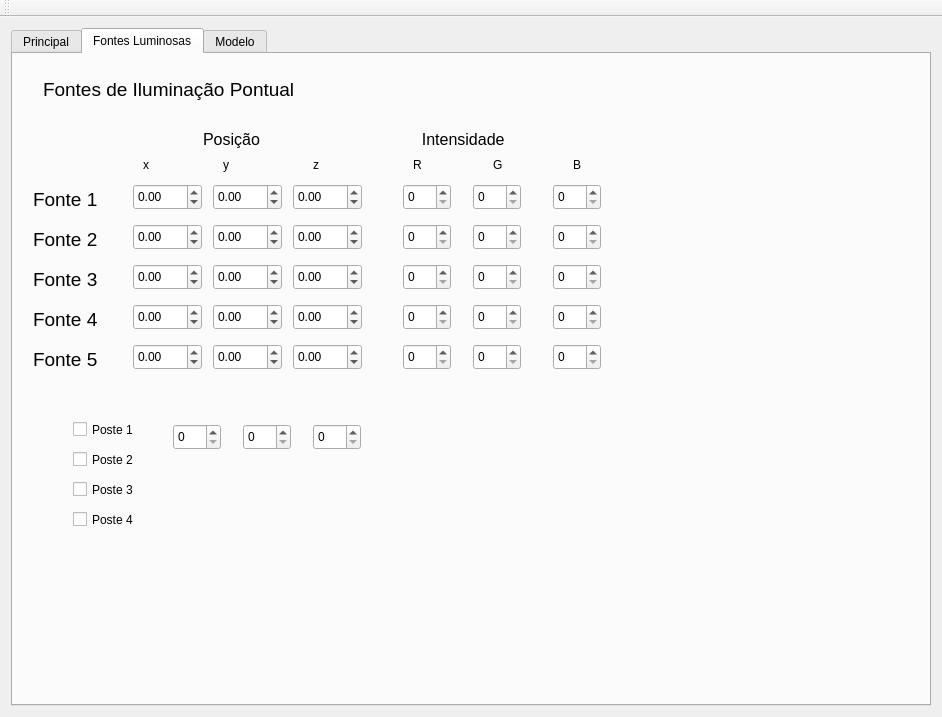
<?xml version="1.0" encoding="UTF-8"?>
<ui version="4.0">
 <class>MainWindow</class>
 <widget class="QMainWindow" name="MainWindow">
  <property name="geometry">
   <rect>
    <x>0</x>
    <y>0</y>
    <width>942</width>
    <height>717</height>
   </rect>
  </property>
  <property name="minimumSize">
   <size>
    <width>650</width>
    <height>650</height>
   </size>
  </property>
  <property name="windowTitle">
   <string>Image</string>
  </property>
  <widget class="QWidget" name="centralWidget">
   <layout class="QVBoxLayout" name="verticalLayout">
    <item>
     <widget class="QTabWidget" name="tabWidget">
      <property name="currentIndex">
       <number>1</number>
      </property>
      <widget class="QWidget" name="tab_2">
       <attribute name="title">
        <string>Principal</string>
       </attribute>
       <widget class="QPushButton" name="render">
        <property name="geometry">
         <rect>
          <x>620</x>
          <y>30</y>
          <width>111</width>
          <height>41</height>
         </rect>
        </property>
        <property name="text">
         <string>Fotografar</string>
        </property>
       </widget>
       <widget class="QDoubleSpinBox" name="Eye_x">
        <property name="geometry">
         <rect>
          <x>110</x>
          <y>160</y>
          <width>69</width>
          <height>26</height>
         </rect>
        </property>
        <property name="minimum">
         <double>-9990.000000000000000</double>
        </property>
        <property name="maximum">
         <double>9999.989999999999782</double>
        </property>
        <property name="value">
         <double>250.000000000000000</double>
        </property>
       </widget>
       <widget class="QDoubleSpinBox" name="La_x">
        <property name="geometry">
         <rect>
          <x>110</x>
          <y>190</y>
          <width>69</width>
          <height>26</height>
         </rect>
        </property>
        <property name="minimum">
         <double>-9990.000000000000000</double>
        </property>
        <property name="maximum">
         <double>9999.989999999999782</double>
        </property>
        <property name="value">
         <double>50.000000000000000</double>
        </property>
       </widget>
       <widget class="QDoubleSpinBox" name="Av_x">
        <property name="geometry">
         <rect>
          <x>110</x>
          <y>220</y>
          <width>69</width>
          <height>26</height>
         </rect>
        </property>
        <property name="minimum">
         <double>-9990.000000000000000</double>
        </property>
        <property name="maximum">
         <double>9999.989999999999782</double>
        </property>
       </widget>
       <widget class="QDoubleSpinBox" name="Av_y">
        <property name="geometry">
         <rect>
          <x>190</x>
          <y>220</y>
          <width>69</width>
          <height>26</height>
         </rect>
        </property>
        <property name="minimum">
         <double>-9990.000000000000000</double>
        </property>
        <property name="maximum">
         <double>9999.989999999999782</double>
        </property>
       </widget>
       <widget class="QDoubleSpinBox" name="La_y">
        <property name="geometry">
         <rect>
          <x>190</x>
          <y>190</y>
          <width>69</width>
          <height>26</height>
         </rect>
        </property>
        <property name="minimum">
         <double>-9990.000000000000000</double>
        </property>
        <property name="maximum">
         <double>99999.990000000005239</double>
        </property>
       </widget>
       <widget class="QDoubleSpinBox" name="Eye_y">
        <property name="geometry">
         <rect>
          <x>190</x>
          <y>160</y>
          <width>69</width>
          <height>26</height>
         </rect>
        </property>
        <property name="minimum">
         <double>-9990.000000000000000</double>
        </property>
        <property name="maximum">
         <double>9999.989999999999782</double>
        </property>
        <property name="value">
         <double>200.000000000000000</double>
        </property>
       </widget>
       <widget class="QDoubleSpinBox" name="Av_z">
        <property name="geometry">
         <rect>
          <x>270</x>
          <y>220</y>
          <width>69</width>
          <height>26</height>
         </rect>
        </property>
        <property name="minimum">
         <double>-9990.000000000000000</double>
        </property>
        <property name="maximum">
         <double>9999.989999999999782</double>
        </property>
       </widget>
       <widget class="QDoubleSpinBox" name="La_z">
        <property name="geometry">
         <rect>
          <x>270</x>
          <y>190</y>
          <width>69</width>
          <height>26</height>
         </rect>
        </property>
        <property name="minimum">
         <double>-9990.000000000000000</double>
        </property>
        <property name="maximum">
         <double>9999.989999999999782</double>
        </property>
        <property name="value">
         <double>50.000000000000000</double>
        </property>
       </widget>
       <widget class="QDoubleSpinBox" name="Eye_z">
        <property name="geometry">
         <rect>
          <x>270</x>
          <y>160</y>
          <width>69</width>
          <height>26</height>
         </rect>
        </property>
        <property name="minimum">
         <double>-9990.000000000000000</double>
        </property>
        <property name="maximum">
         <double>9999.989999999999782</double>
        </property>
        <property name="value">
         <double>-250.000000000000000</double>
        </property>
       </widget>
       <widget class="QLabel" name="label">
        <property name="geometry">
         <rect>
          <x>30</x>
          <y>170</y>
          <width>51</width>
          <height>21</height>
         </rect>
        </property>
        <property name="text">
         <string>Eye</string>
        </property>
       </widget>
       <widget class="QLabel" name="label_2">
        <property name="geometry">
         <rect>
          <x>30</x>
          <y>190</y>
          <width>91</width>
          <height>31</height>
         </rect>
        </property>
        <property name="text">
         <string>Look_At</string>
        </property>
       </widget>
       <widget class="QLabel" name="label_3">
        <property name="geometry">
         <rect>
          <x>30</x>
          <y>220</y>
          <width>81</width>
          <height>21</height>
         </rect>
        </property>
        <property name="text">
         <string>A View Up</string>
        </property>
       </widget>
       <widget class="QLabel" name="label_4">
        <property name="geometry">
         <rect>
          <x>130</x>
          <y>130</y>
          <width>16</width>
          <height>21</height>
         </rect>
        </property>
        <property name="text">
         <string>x</string>
        </property>
       </widget>
       <widget class="QLabel" name="label_5">
        <property name="geometry">
         <rect>
          <x>210</x>
          <y>130</y>
          <width>16</width>
          <height>21</height>
         </rect>
        </property>
        <property name="text">
         <string>y</string>
        </property>
       </widget>
       <widget class="QLabel" name="label_6">
        <property name="geometry">
         <rect>
          <x>300</x>
          <y>130</y>
          <width>16</width>
          <height>21</height>
         </rect>
        </property>
        <property name="text">
         <string>z</string>
        </property>
       </widget>
       <widget class="QSlider" name="bgG">
        <property name="geometry">
         <rect>
          <x>70</x>
          <y>410</y>
          <width>21</width>
          <height>91</height>
         </rect>
        </property>
        <property name="maximum">
         <number>255</number>
        </property>
        <property name="value">
         <number>51</number>
        </property>
        <property name="orientation">
         <enum>Qt::Vertical</enum>
        </property>
       </widget>
       <widget class="QSlider" name="bgB">
        <property name="geometry">
         <rect>
          <x>100</x>
          <y>410</y>
          <width>21</width>
          <height>91</height>
         </rect>
        </property>
        <property name="maximum">
         <number>255</number>
        </property>
        <property name="value">
         <number>51</number>
        </property>
        <property name="orientation">
         <enum>Qt::Vertical</enum>
        </property>
       </widget>
       <widget class="QLabel" name="label_7">
        <property name="geometry">
         <rect>
          <x>50</x>
          <y>510</y>
          <width>16</width>
          <height>21</height>
         </rect>
        </property>
        <property name="text">
         <string>R</string>
        </property>
       </widget>
       <widget class="QLabel" name="label_8">
        <property name="geometry">
         <rect>
          <x>80</x>
          <y>510</y>
          <width>16</width>
          <height>21</height>
         </rect>
        </property>
        <property name="text">
         <string>G</string>
        </property>
       </widget>
       <widget class="QLabel" name="label_9">
        <property name="geometry">
         <rect>
          <x>110</x>
          <y>510</y>
          <width>16</width>
          <height>21</height>
         </rect>
        </property>
        <property name="text">
         <string>B</string>
        </property>
       </widget>
       <widget class="QLabel" name="label_10">
        <property name="geometry">
         <rect>
          <x>240</x>
          <y>510</y>
          <width>16</width>
          <height>21</height>
         </rect>
        </property>
        <property name="text">
         <string>B</string>
        </property>
       </widget>
       <widget class="QSlider" name="iaR">
        <property name="geometry">
         <rect>
          <x>170</x>
          <y>410</y>
          <width>21</width>
          <height>91</height>
         </rect>
        </property>
        <property name="inputMethodHints">
         <set>Qt::ImhNone</set>
        </property>
        <property name="maximum">
         <number>255</number>
        </property>
        <property name="value">
         <number>102</number>
        </property>
        <property name="orientation">
         <enum>Qt::Vertical</enum>
        </property>
       </widget>
       <widget class="QSlider" name="iaB">
        <property name="geometry">
         <rect>
          <x>230</x>
          <y>410</y>
          <width>21</width>
          <height>91</height>
         </rect>
        </property>
        <property name="maximum">
         <number>255</number>
        </property>
        <property name="value">
         <number>102</number>
        </property>
        <property name="orientation">
         <enum>Qt::Vertical</enum>
        </property>
       </widget>
       <widget class="QLabel" name="label_11">
        <property name="geometry">
         <rect>
          <x>180</x>
          <y>510</y>
          <width>16</width>
          <height>21</height>
         </rect>
        </property>
        <property name="text">
         <string>R</string>
        </property>
       </widget>
       <widget class="QLabel" name="label_12">
        <property name="geometry">
         <rect>
          <x>210</x>
          <y>510</y>
          <width>16</width>
          <height>21</height>
         </rect>
        </property>
        <property name="text">
         <string>G</string>
        </property>
       </widget>
       <widget class="QSlider" name="iaG">
        <property name="geometry">
         <rect>
          <x>200</x>
          <y>410</y>
          <width>21</width>
          <height>91</height>
         </rect>
        </property>
        <property name="maximum">
         <number>255</number>
        </property>
        <property name="value">
         <number>102</number>
        </property>
        <property name="orientation">
         <enum>Qt::Vertical</enum>
        </property>
       </widget>
       <widget class="QLabel" name="label_13">
        <property name="geometry">
         <rect>
          <x>50</x>
          <y>370</y>
          <width>81</width>
          <height>41</height>
         </rect>
        </property>
        <property name="text">
         <string>Bg_Color</string>
        </property>
       </widget>
       <widget class="QLabel" name="label_14">
        <property name="geometry">
         <rect>
          <x>170</x>
          <y>360</y>
          <width>101</width>
          <height>31</height>
         </rect>
        </property>
        <property name="text">
         <string> Iluminação</string>
        </property>
       </widget>
       <widget class="QLabel" name="label_15">
        <property name="geometry">
         <rect>
          <x>180</x>
          <y>380</y>
          <width>101</width>
          <height>31</height>
         </rect>
        </property>
        <property name="text">
         <string>Ambiente</string>
        </property>
       </widget>
       <widget class="QCheckBox" name="solo">
        <property name="geometry">
         <rect>
          <x>270</x>
          <y>270</y>
          <width>92</width>
          <height>23</height>
         </rect>
        </property>
        <property name="text">
         <string>Solo</string>
        </property>
       </widget>
       <widget class="QCheckBox" name="pistas">
        <property name="geometry">
         <rect>
          <x>270</x>
          <y>300</y>
          <width>92</width>
          <height>23</height>
         </rect>
        </property>
        <property name="text">
         <string>Pistas</string>
        </property>
       </widget>
       <widget class="QCheckBox" name="paredes">
        <property name="geometry">
         <rect>
          <x>270</x>
          <y>330</y>
          <width>92</width>
          <height>23</height>
         </rect>
        </property>
        <property name="text">
         <string>Paredes</string>
        </property>
       </widget>
       <widget class="QCheckBox" name="telhados">
        <property name="geometry">
         <rect>
          <x>270</x>
          <y>360</y>
          <width>92</width>
          <height>23</height>
         </rect>
        </property>
        <property name="text">
         <string>Telhados</string>
        </property>
       </widget>
       <widget class="QCheckBox" name="portas">
        <property name="geometry">
         <rect>
          <x>270</x>
          <y>390</y>
          <width>92</width>
          <height>23</height>
         </rect>
        </property>
        <property name="text">
         <string>Portas</string>
        </property>
       </widget>
       <widget class="QCheckBox" name="janelas">
        <property name="geometry">
         <rect>
          <x>270</x>
          <y>420</y>
          <width>92</width>
          <height>23</height>
         </rect>
        </property>
        <property name="text">
         <string>Janelas</string>
        </property>
       </widget>
       <widget class="QCheckBox" name="arvores">
        <property name="geometry">
         <rect>
          <x>270</x>
          <y>450</y>
          <width>92</width>
          <height>23</height>
         </rect>
        </property>
        <property name="text">
         <string>Árvores</string>
        </property>
       </widget>
       <widget class="QLabel" name="label_16">
        <property name="geometry">
         <rect>
          <x>40</x>
          <y>80</y>
          <width>321</width>
          <height>41</height>
         </rect>
        </property>
        <property name="font">
         <font>
          <family>Ubuntu Mono</family>
          <pointsize>16</pointsize>
          <weight>75</weight>
          <bold>true</bold>
         </font>
        </property>
        <property name="text">
         <string>Configurações de Renderização</string>
        </property>
       </widget>
       <widget class="QDoubleSpinBox" name="w">
        <property name="geometry">
         <rect>
          <x>50</x>
          <y>270</y>
          <width>69</width>
          <height>26</height>
         </rect>
        </property>
        <property name="value">
         <double>0.500000000000000</double>
        </property>
       </widget>
       <widget class="QDoubleSpinBox" name="h">
        <property name="geometry">
         <rect>
          <x>50</x>
          <y>300</y>
          <width>69</width>
          <height>26</height>
         </rect>
        </property>
        <property name="value">
         <double>0.500000000000000</double>
        </property>
       </widget>
       <widget class="QDoubleSpinBox" name="sizeY">
        <property name="geometry">
         <rect>
          <x>180</x>
          <y>300</y>
          <width>69</width>
          <height>26</height>
         </rect>
        </property>
        <property name="maximum">
         <double>499.990000000000009</double>
        </property>
        <property name="value">
         <double>200.000000000000000</double>
        </property>
       </widget>
       <widget class="QDoubleSpinBox" name="sizeX">
        <property name="geometry">
         <rect>
          <x>180</x>
          <y>270</y>
          <width>69</width>
          <height>26</height>
         </rect>
        </property>
        <property name="maximum">
         <double>499.990000000000009</double>
        </property>
        <property name="value">
         <double>200.000000000000000</double>
        </property>
       </widget>
       <widget class="QDoubleSpinBox" name="d">
        <property name="geometry">
         <rect>
          <x>50</x>
          <y>330</y>
          <width>69</width>
          <height>26</height>
         </rect>
        </property>
        <property name="value">
         <double>1.500000000000000</double>
        </property>
       </widget>
       <widget class="QLabel" name="label_18">
        <property name="geometry">
         <rect>
          <x>130</x>
          <y>270</y>
          <width>51</width>
          <height>21</height>
         </rect>
        </property>
        <property name="text">
         <string>sizeX</string>
        </property>
       </widget>
       <widget class="QLabel" name="label_19">
        <property name="geometry">
         <rect>
          <x>130</x>
          <y>300</y>
          <width>51</width>
          <height>21</height>
         </rect>
        </property>
        <property name="text">
         <string>sizeY</string>
        </property>
       </widget>
       <widget class="QLabel" name="label_20">
        <property name="geometry">
         <rect>
          <x>30</x>
          <y>270</y>
          <width>16</width>
          <height>21</height>
         </rect>
        </property>
        <property name="text">
         <string>W</string>
        </property>
       </widget>
       <widget class="QLabel" name="label_21">
        <property name="geometry">
         <rect>
          <x>30</x>
          <y>300</y>
          <width>16</width>
          <height>21</height>
         </rect>
        </property>
        <property name="text">
         <string>H</string>
        </property>
       </widget>
       <widget class="QLabel" name="label_22">
        <property name="geometry">
         <rect>
          <x>30</x>
          <y>330</y>
          <width>16</width>
          <height>21</height>
         </rect>
        </property>
        <property name="text">
         <string>d</string>
        </property>
       </widget>
       <widget class="QPushButton" name="Sair">
        <property name="geometry">
         <rect>
          <x>760</x>
          <y>30</y>
          <width>111</width>
          <height>41</height>
         </rect>
        </property>
        <property name="text">
         <string>Sair</string>
        </property>
       </widget>
       <widget class="QGraphicsView" name="graphicsView">
        <property name="geometry">
         <rect>
          <x>380</x>
          <y>80</y>
          <width>500</width>
          <height>500</height>
         </rect>
        </property>
       </widget>
       <widget class="QSlider" name="bgR">
        <property name="enabled">
         <bool>true</bool>
        </property>
        <property name="geometry">
         <rect>
          <x>40</x>
          <y>410</y>
          <width>20</width>
          <height>91</height>
         </rect>
        </property>
        <property name="maximum">
         <number>255</number>
        </property>
        <property name="value">
         <number>51</number>
        </property>
        <property name="orientation">
         <enum>Qt::Vertical</enum>
        </property>
       </widget>
       <widget class="QPushButton" name="Pad">
        <property name="geometry">
         <rect>
          <x>110</x>
          <y>590</y>
          <width>111</width>
          <height>51</height>
         </rect>
        </property>
        <property name="text">
         <string>Conf. Padrão</string>
        </property>
       </widget>
       <widget class="QPushButton" name="render_2">
        <property name="geometry">
         <rect>
          <x>380</x>
          <y>590</y>
          <width>141</width>
          <height>31</height>
         </rect>
        </property>
        <property name="text">
         <string>Projeção Oblíqua</string>
        </property>
       </widget>
       <widget class="QDoubleSpinBox" name="ObqD_y">
        <property name="geometry">
         <rect>
          <x>690</x>
          <y>600</y>
          <width>69</width>
          <height>26</height>
         </rect>
        </property>
        <property name="minimum">
         <double>-9990.000000000000000</double>
        </property>
        <property name="maximum">
         <double>9999.989999999999782</double>
        </property>
        <property name="value">
         <double>0.000000000000000</double>
        </property>
       </widget>
       <widget class="QDoubleSpinBox" name="ObqD_x">
        <property name="geometry">
         <rect>
          <x>610</x>
          <y>600</y>
          <width>69</width>
          <height>26</height>
         </rect>
        </property>
        <property name="minimum">
         <double>-9990.000000000000000</double>
        </property>
        <property name="maximum">
         <double>9999.989999999999782</double>
        </property>
        <property name="value">
         <double>0.000000000000000</double>
        </property>
       </widget>
       <widget class="QDoubleSpinBox" name="ObqD_z">
        <property name="geometry">
         <rect>
          <x>770</x>
          <y>600</y>
          <width>69</width>
          <height>26</height>
         </rect>
        </property>
        <property name="minimum">
         <double>-9990.000000000000000</double>
        </property>
        <property name="maximum">
         <double>9999.989999999999782</double>
        </property>
        <property name="value">
         <double>1.000000000000000</double>
        </property>
       </widget>
       <widget class="QLabel" name="label_36">
        <property name="geometry">
         <rect>
          <x>530</x>
          <y>600</y>
          <width>71</width>
          <height>21</height>
         </rect>
        </property>
        <property name="text">
         <string>Direção -&gt;</string>
        </property>
       </widget>
       <widget class="QCheckBox" name="sombras">
        <property name="geometry">
         <rect>
          <x>50</x>
          <y>550</y>
          <width>171</width>
          <height>23</height>
         </rect>
        </property>
        <property name="text">
         <string>Projetar Sombras</string>
        </property>
       </widget>
       <widget class="QCheckBox" name="Postes">
        <property name="geometry">
         <rect>
          <x>270</x>
          <y>480</y>
          <width>92</width>
          <height>23</height>
         </rect>
        </property>
        <property name="text">
         <string>Postes</string>
        </property>
       </widget>
      </widget>
      <widget class="QWidget" name="tab">
       <attribute name="title">
        <string>Fontes Luminosas</string>
       </attribute>
       <widget class="QDoubleSpinBox" name="yF1">
        <property name="geometry">
         <rect>
          <x>200</x>
          <y>130</y>
          <width>69</width>
          <height>26</height>
         </rect>
        </property>
        <property name="minimum">
         <double>-9990.000000000000000</double>
        </property>
        <property name="maximum">
         <double>9999.989999999999782</double>
        </property>
       </widget>
       <widget class="QLabel" name="label_17">
        <property name="geometry">
         <rect>
          <x>210</x>
          <y>100</y>
          <width>16</width>
          <height>21</height>
         </rect>
        </property>
        <property name="text">
         <string>y</string>
        </property>
       </widget>
       <widget class="QDoubleSpinBox" name="xF1">
        <property name="geometry">
         <rect>
          <x>120</x>
          <y>130</y>
          <width>69</width>
          <height>26</height>
         </rect>
        </property>
        <property name="minimum">
         <double>-9990.000000000000000</double>
        </property>
        <property name="maximum">
         <double>9999.989999999999782</double>
        </property>
       </widget>
       <widget class="QLabel" name="label_23">
        <property name="geometry">
         <rect>
          <x>130</x>
          <y>100</y>
          <width>16</width>
          <height>21</height>
         </rect>
        </property>
        <property name="text">
         <string>x</string>
        </property>
       </widget>
       <widget class="QDoubleSpinBox" name="zF1">
        <property name="geometry">
         <rect>
          <x>280</x>
          <y>130</y>
          <width>69</width>
          <height>26</height>
         </rect>
        </property>
        <property name="minimum">
         <double>-9990.000000000000000</double>
        </property>
        <property name="maximum">
         <double>9999.989999999999782</double>
        </property>
       </widget>
       <widget class="QLabel" name="label_24">
        <property name="geometry">
         <rect>
          <x>300</x>
          <y>100</y>
          <width>16</width>
          <height>21</height>
         </rect>
        </property>
        <property name="text">
         <string>z</string>
        </property>
       </widget>
       <widget class="QLabel" name="label_25">
        <property name="geometry">
         <rect>
          <x>480</x>
          <y>100</y>
          <width>16</width>
          <height>21</height>
         </rect>
        </property>
        <property name="text">
         <string>G</string>
        </property>
       </widget>
       <widget class="QLabel" name="label_26">
        <property name="geometry">
         <rect>
          <x>560</x>
          <y>100</y>
          <width>16</width>
          <height>21</height>
         </rect>
        </property>
        <property name="text">
         <string>B</string>
        </property>
       </widget>
       <widget class="QLabel" name="label_27">
        <property name="geometry">
         <rect>
          <x>400</x>
          <y>100</y>
          <width>16</width>
          <height>21</height>
         </rect>
        </property>
        <property name="text">
         <string>R</string>
        </property>
       </widget>
       <widget class="QLabel" name="label_28">
        <property name="geometry">
         <rect>
          <x>30</x>
          <y>20</y>
          <width>261</width>
          <height>31</height>
         </rect>
        </property>
        <property name="font">
         <font>
          <pointsize>14</pointsize>
         </font>
        </property>
        <property name="text">
         <string>Fontes de Iluminação Pontual</string>
        </property>
       </widget>
       <widget class="QLabel" name="label_29">
        <property name="geometry">
         <rect>
          <x>20</x>
          <y>130</y>
          <width>81</width>
          <height>31</height>
         </rect>
        </property>
        <property name="font">
         <font>
          <pointsize>14</pointsize>
         </font>
        </property>
        <property name="text">
         <string>Fonte 1 </string>
        </property>
       </widget>
       <widget class="QLabel" name="label_30">
        <property name="geometry">
         <rect>
          <x>190</x>
          <y>70</y>
          <width>81</width>
          <height>31</height>
         </rect>
        </property>
        <property name="font">
         <font>
          <pointsize>12</pointsize>
         </font>
        </property>
        <property name="text">
         <string>Posição</string>
        </property>
       </widget>
       <widget class="QDoubleSpinBox" name="zF2">
        <property name="geometry">
         <rect>
          <x>280</x>
          <y>170</y>
          <width>69</width>
          <height>26</height>
         </rect>
        </property>
        <property name="minimum">
         <double>-9990.000000000000000</double>
        </property>
        <property name="maximum">
         <double>9999.989999999999782</double>
        </property>
       </widget>
       <widget class="QDoubleSpinBox" name="xF2">
        <property name="geometry">
         <rect>
          <x>120</x>
          <y>170</y>
          <width>69</width>
          <height>26</height>
         </rect>
        </property>
        <property name="minimum">
         <double>-9990.000000000000000</double>
        </property>
        <property name="maximum">
         <double>9999.989999999999782</double>
        </property>
       </widget>
       <widget class="QLabel" name="label_31">
        <property name="geometry">
         <rect>
          <x>20</x>
          <y>170</y>
          <width>81</width>
          <height>31</height>
         </rect>
        </property>
        <property name="font">
         <font>
          <pointsize>14</pointsize>
         </font>
        </property>
        <property name="text">
         <string>Fonte 2</string>
        </property>
       </widget>
       <widget class="QDoubleSpinBox" name="yF2">
        <property name="geometry">
         <rect>
          <x>200</x>
          <y>170</y>
          <width>69</width>
          <height>26</height>
         </rect>
        </property>
        <property name="minimum">
         <double>-9990.000000000000000</double>
        </property>
        <property name="maximum">
         <double>9999.989999999999782</double>
        </property>
       </widget>
       <widget class="QDoubleSpinBox" name="zF3">
        <property name="geometry">
         <rect>
          <x>280</x>
          <y>210</y>
          <width>69</width>
          <height>26</height>
         </rect>
        </property>
        <property name="minimum">
         <double>-9990.000000000000000</double>
        </property>
        <property name="maximum">
         <double>9999.989999999999782</double>
        </property>
       </widget>
       <widget class="QDoubleSpinBox" name="xF3">
        <property name="geometry">
         <rect>
          <x>120</x>
          <y>210</y>
          <width>69</width>
          <height>26</height>
         </rect>
        </property>
        <property name="minimum">
         <double>-9990.000000000000000</double>
        </property>
        <property name="maximum">
         <double>9999.989999999999782</double>
        </property>
       </widget>
       <widget class="QLabel" name="label_32">
        <property name="geometry">
         <rect>
          <x>20</x>
          <y>210</y>
          <width>81</width>
          <height>31</height>
         </rect>
        </property>
        <property name="font">
         <font>
          <pointsize>14</pointsize>
         </font>
        </property>
        <property name="text">
         <string>Fonte 3</string>
        </property>
       </widget>
       <widget class="QDoubleSpinBox" name="yF3">
        <property name="geometry">
         <rect>
          <x>200</x>
          <y>210</y>
          <width>69</width>
          <height>26</height>
         </rect>
        </property>
        <property name="minimum">
         <double>-9990.000000000000000</double>
        </property>
        <property name="maximum">
         <double>9999.989999999999782</double>
        </property>
       </widget>
       <widget class="QDoubleSpinBox" name="zF4">
        <property name="geometry">
         <rect>
          <x>280</x>
          <y>250</y>
          <width>69</width>
          <height>26</height>
         </rect>
        </property>
        <property name="minimum">
         <double>-9990.000000000000000</double>
        </property>
        <property name="maximum">
         <double>9999.989999999999782</double>
        </property>
       </widget>
       <widget class="QDoubleSpinBox" name="xF4">
        <property name="geometry">
         <rect>
          <x>120</x>
          <y>250</y>
          <width>69</width>
          <height>26</height>
         </rect>
        </property>
        <property name="minimum">
         <double>-9990.000000000000000</double>
        </property>
        <property name="maximum">
         <double>9999.989999999999782</double>
        </property>
       </widget>
       <widget class="QLabel" name="label_33">
        <property name="geometry">
         <rect>
          <x>20</x>
          <y>250</y>
          <width>81</width>
          <height>31</height>
         </rect>
        </property>
        <property name="font">
         <font>
          <pointsize>14</pointsize>
         </font>
        </property>
        <property name="text">
         <string>Fonte 4</string>
        </property>
       </widget>
       <widget class="QDoubleSpinBox" name="yF4">
        <property name="geometry">
         <rect>
          <x>200</x>
          <y>250</y>
          <width>69</width>
          <height>26</height>
         </rect>
        </property>
        <property name="minimum">
         <double>-9990.000000000000000</double>
        </property>
        <property name="maximum">
         <double>9999.989999999999782</double>
        </property>
       </widget>
       <widget class="QDoubleSpinBox" name="zF5">
        <property name="geometry">
         <rect>
          <x>280</x>
          <y>290</y>
          <width>69</width>
          <height>26</height>
         </rect>
        </property>
        <property name="minimum">
         <double>-9990.000000000000000</double>
        </property>
        <property name="maximum">
         <double>9999.989999999999782</double>
        </property>
       </widget>
       <widget class="QDoubleSpinBox" name="xF5">
        <property name="geometry">
         <rect>
          <x>120</x>
          <y>290</y>
          <width>69</width>
          <height>26</height>
         </rect>
        </property>
        <property name="minimum">
         <double>-9990.000000000000000</double>
        </property>
        <property name="maximum">
         <double>9999.989999999999782</double>
        </property>
       </widget>
       <widget class="QLabel" name="label_34">
        <property name="geometry">
         <rect>
          <x>20</x>
          <y>290</y>
          <width>81</width>
          <height>31</height>
         </rect>
        </property>
        <property name="font">
         <font>
          <pointsize>14</pointsize>
         </font>
        </property>
        <property name="text">
         <string>Fonte 5</string>
        </property>
       </widget>
       <widget class="QDoubleSpinBox" name="yF5">
        <property name="geometry">
         <rect>
          <x>200</x>
          <y>290</y>
          <width>69</width>
          <height>26</height>
         </rect>
        </property>
        <property name="minimum">
         <double>-9990.000000000000000</double>
        </property>
        <property name="maximum">
         <double>9999.989999999999782</double>
        </property>
       </widget>
       <widget class="QLabel" name="label_35">
        <property name="geometry">
         <rect>
          <x>400</x>
          <y>70</y>
          <width>131</width>
          <height>31</height>
         </rect>
        </property>
        <property name="font">
         <font>
          <pointsize>12</pointsize>
         </font>
        </property>
        <property name="text">
         <string>  Intensidade</string>
        </property>
       </widget>
       <widget class="QSpinBox" name="rF1">
        <property name="geometry">
         <rect>
          <x>390</x>
          <y>130</y>
          <width>48</width>
          <height>26</height>
         </rect>
        </property>
        <property name="maximum">
         <number>255</number>
        </property>
       </widget>
       <widget class="QSpinBox" name="gF1">
        <property name="geometry">
         <rect>
          <x>460</x>
          <y>130</y>
          <width>48</width>
          <height>26</height>
         </rect>
        </property>
        <property name="maximum">
         <number>255</number>
        </property>
       </widget>
       <widget class="QSpinBox" name="bF1">
        <property name="geometry">
         <rect>
          <x>540</x>
          <y>130</y>
          <width>48</width>
          <height>26</height>
         </rect>
        </property>
        <property name="maximum">
         <number>255</number>
        </property>
       </widget>
       <widget class="QSpinBox" name="bF2">
        <property name="geometry">
         <rect>
          <x>540</x>
          <y>170</y>
          <width>48</width>
          <height>26</height>
         </rect>
        </property>
        <property name="maximum">
         <number>255</number>
        </property>
       </widget>
       <widget class="QSpinBox" name="gF2">
        <property name="geometry">
         <rect>
          <x>460</x>
          <y>170</y>
          <width>48</width>
          <height>26</height>
         </rect>
        </property>
        <property name="maximum">
         <number>255</number>
        </property>
       </widget>
       <widget class="QSpinBox" name="rF2">
        <property name="geometry">
         <rect>
          <x>390</x>
          <y>170</y>
          <width>48</width>
          <height>26</height>
         </rect>
        </property>
        <property name="maximum">
         <number>255</number>
        </property>
       </widget>
       <widget class="QSpinBox" name="bF3">
        <property name="geometry">
         <rect>
          <x>540</x>
          <y>210</y>
          <width>48</width>
          <height>26</height>
         </rect>
        </property>
        <property name="maximum">
         <number>255</number>
        </property>
       </widget>
       <widget class="QSpinBox" name="gF3">
        <property name="geometry">
         <rect>
          <x>460</x>
          <y>210</y>
          <width>48</width>
          <height>26</height>
         </rect>
        </property>
        <property name="maximum">
         <number>255</number>
        </property>
       </widget>
       <widget class="QSpinBox" name="rF3">
        <property name="geometry">
         <rect>
          <x>390</x>
          <y>210</y>
          <width>48</width>
          <height>26</height>
         </rect>
        </property>
        <property name="maximum">
         <number>255</number>
        </property>
       </widget>
       <widget class="QSpinBox" name="bF5">
        <property name="geometry">
         <rect>
          <x>540</x>
          <y>290</y>
          <width>48</width>
          <height>26</height>
         </rect>
        </property>
        <property name="maximum">
         <number>255</number>
        </property>
       </widget>
       <widget class="QSpinBox" name="gF5">
        <property name="geometry">
         <rect>
          <x>460</x>
          <y>290</y>
          <width>48</width>
          <height>26</height>
         </rect>
        </property>
        <property name="maximum">
         <number>255</number>
        </property>
       </widget>
       <widget class="QSpinBox" name="bF4">
        <property name="geometry">
         <rect>
          <x>540</x>
          <y>250</y>
          <width>48</width>
          <height>26</height>
         </rect>
        </property>
        <property name="maximum">
         <number>255</number>
        </property>
       </widget>
       <widget class="QSpinBox" name="gF4">
        <property name="geometry">
         <rect>
          <x>460</x>
          <y>250</y>
          <width>48</width>
          <height>26</height>
         </rect>
        </property>
        <property name="maximum">
         <number>255</number>
        </property>
       </widget>
       <widget class="QSpinBox" name="rF4">
        <property name="geometry">
         <rect>
          <x>390</x>
          <y>250</y>
          <width>48</width>
          <height>26</height>
         </rect>
        </property>
        <property name="maximum">
         <number>255</number>
        </property>
       </widget>
       <widget class="QSpinBox" name="rF5">
        <property name="geometry">
         <rect>
          <x>390</x>
          <y>290</y>
          <width>48</width>
          <height>26</height>
         </rect>
        </property>
        <property name="maximum">
         <number>255</number>
        </property>
       </widget>
       <widget class="QCheckBox" name="Poste1">
        <property name="geometry">
         <rect>
          <x>60</x>
          <y>360</y>
          <width>101</width>
          <height>31</height>
         </rect>
        </property>
        <property name="text">
         <string>Poste 1</string>
        </property>
       </widget>
       <widget class="QCheckBox" name="Poste2">
        <property name="geometry">
         <rect>
          <x>60</x>
          <y>390</y>
          <width>101</width>
          <height>31</height>
         </rect>
        </property>
        <property name="text">
         <string>Poste 2</string>
        </property>
       </widget>
       <widget class="QCheckBox" name="Poste3">
        <property name="geometry">
         <rect>
          <x>60</x>
          <y>420</y>
          <width>101</width>
          <height>31</height>
         </rect>
        </property>
        <property name="text">
         <string>Poste 3</string>
        </property>
       </widget>
       <widget class="QCheckBox" name="Poste4">
        <property name="geometry">
         <rect>
          <x>60</x>
          <y>450</y>
          <width>101</width>
          <height>31</height>
         </rect>
        </property>
        <property name="text">
         <string>Poste 4</string>
        </property>
       </widget>
       <widget class="QSpinBox" name="Lp1_R">
        <property name="geometry">
         <rect>
          <x>160</x>
          <y>370</y>
          <width>48</width>
          <height>26</height>
         </rect>
        </property>
        <property name="maximum">
         <number>255</number>
        </property>
       </widget>
       <widget class="QSpinBox" name="Lp1_G">
        <property name="geometry">
         <rect>
          <x>230</x>
          <y>370</y>
          <width>48</width>
          <height>26</height>
         </rect>
        </property>
        <property name="maximum">
         <number>255</number>
        </property>
       </widget>
       <widget class="QSpinBox" name="Lp1_B">
        <property name="geometry">
         <rect>
          <x>300</x>
          <y>370</y>
          <width>48</width>
          <height>26</height>
         </rect>
        </property>
        <property name="maximum">
         <number>255</number>
        </property>
       </widget>
      </widget>
      <widget class="QWidget" name="tab_3">
       <attribute name="title">
        <string>Modelo</string>
       </attribute>
       <layout class="QGridLayout" name="gridLayout">
        <item row="0" column="0">
         <widget class="QGraphicsView" name="graphicsModel"/>
        </item>
       </layout>
      </widget>
     </widget>
    </item>
   </layout>
  </widget>
  <widget class="QToolBar" name="mainToolBar">
   <attribute name="toolBarArea">
    <enum>TopToolBarArea</enum>
   </attribute>
   <attribute name="toolBarBreak">
    <bool>false</bool>
   </attribute>
  </widget>
 </widget>
 <layoutdefault spacing="6" margin="11"/>
 <resources/>
 <connections/>
</ui>
